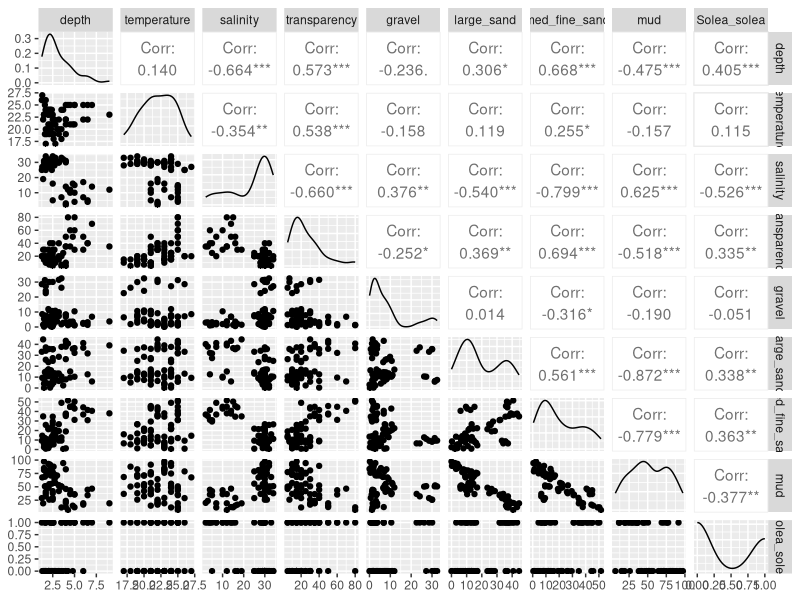
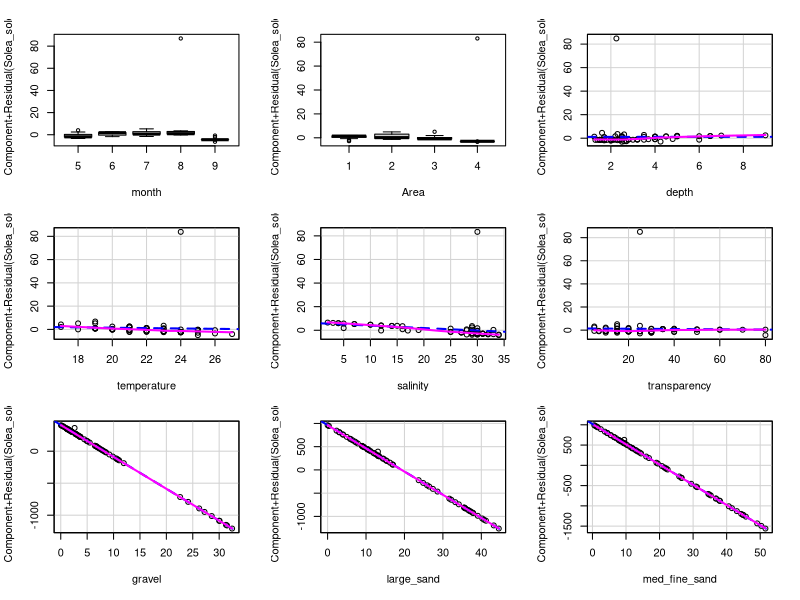
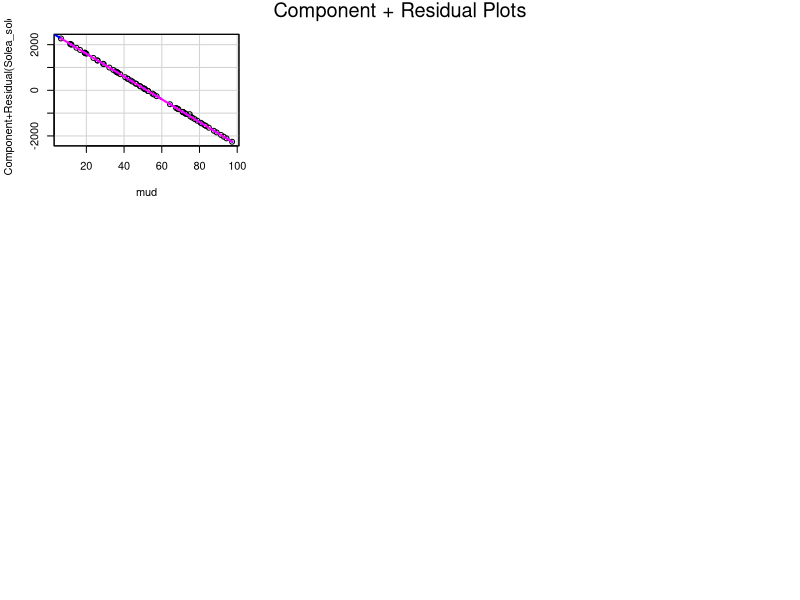
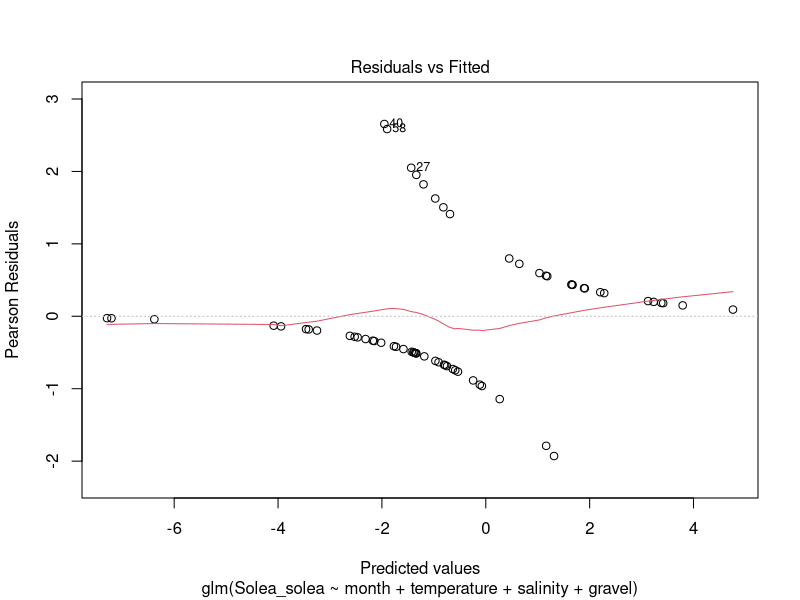
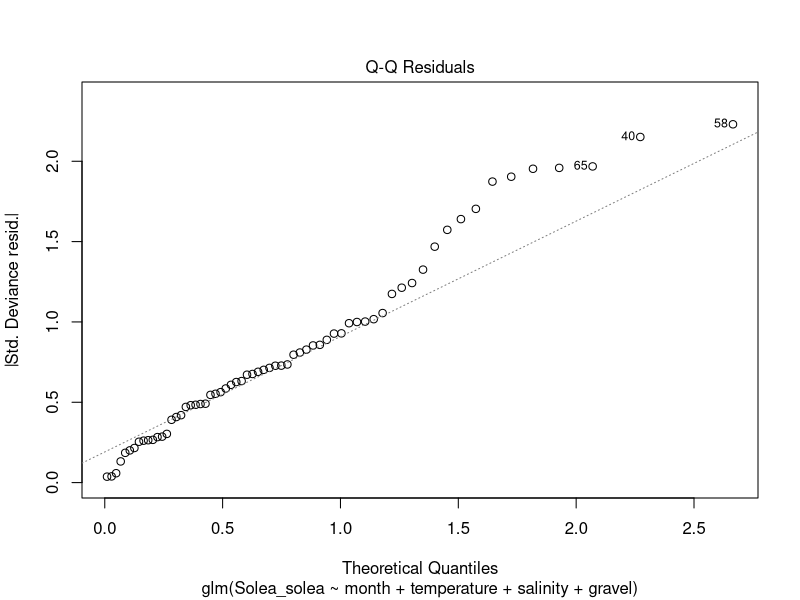
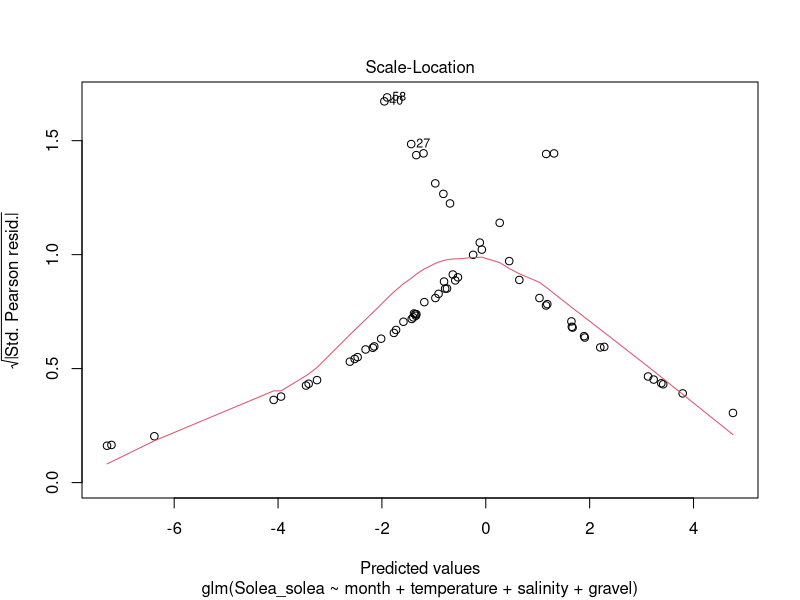
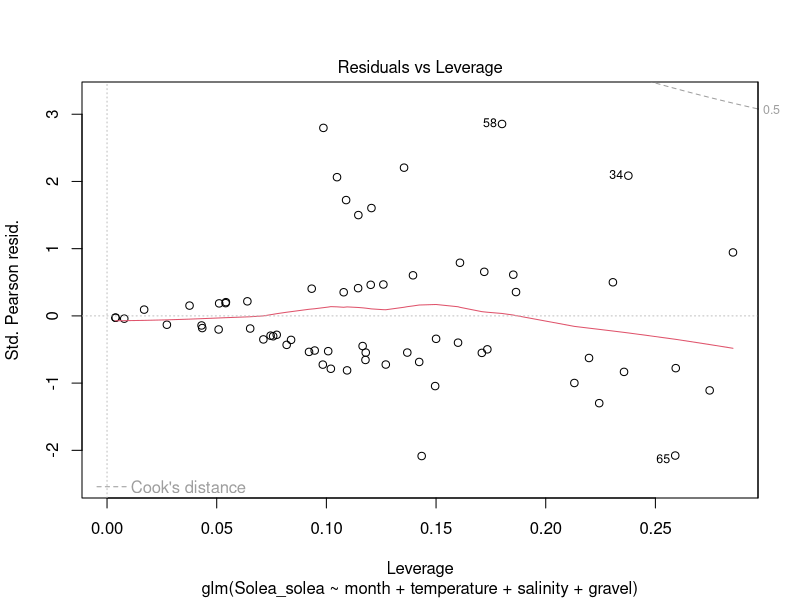
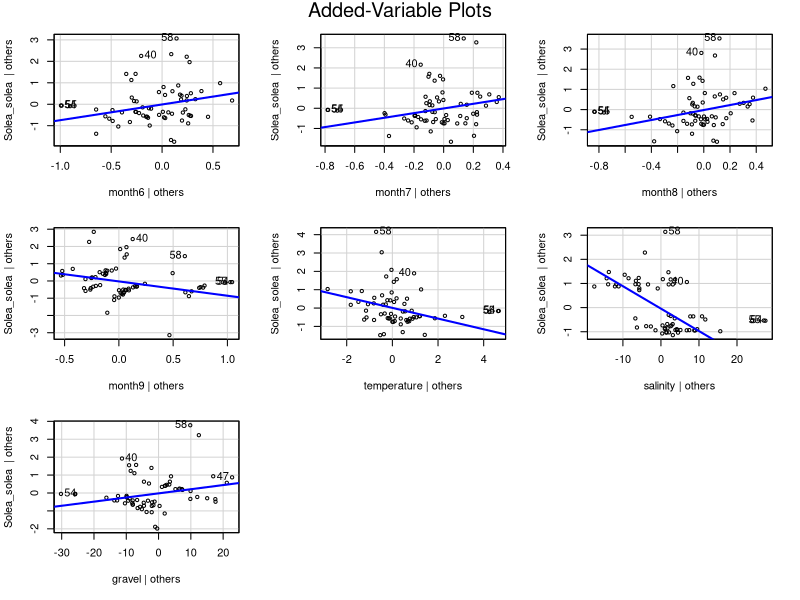

The R script that drew these images, in order:
## ---- chunk 1
solea <- read.table('Solea.txt', header=TRUE)
head(solea) # See what we've got.
# Turn the categorical variables into categorical variables
solea$month <- as.factor(solea$month)
solea$Area <- as.factor(solea$Area)
## ---- chunk 2
library(dplyr)
library(ggplot2)
library(GGally)

solea %>% select(depth, temperature, salinity, transparency, gravel, large_sand, med_fine_sand, mud, Solea_solea) %>% ggpairs()
## ---- chunk 3
mod <- glm(Solea_solea ~ . - Sample - season, data=solea,
           family=binomial(link='logit'))
summary(mod)

## ---- chunk 4
library(car)
crPlots(mod)
## ---- chunk 5
solea %>% select(gravel, large_sand, med_fine_sand, mud) %>% rowSums()
## ---- chunk 6
mod <- glm(Solea_solea ~ . - Sample - season - mud, data=solea,
           family=binomial(link='logit'))
summary(mod)
## ---- chunk 7
mod2 <- glm(Solea_solea ~ . - Sample - season - mud - large_sand - med_fine_sand, data=solea,
           family=binomial(link='logit'))
summary(mod2)
anova(mod2, mod, test="Chisq")
# Compare the coefficients
coef(mod2)
coef(mod)
## ---- chunk 8
mod3 <- glm(Solea_solea ~ . - Sample - season - mud - large_sand - med_fine_sand - Area, data=solea,
           family=binomial(link='logit'))
summary(mod3)
anova(mod3, mod2, test="Chisq")
# compare the coefficients:
coef(mod2)
coef(mod3)
## ---- chunk 9
anova(mod3, update(mod3, . ~ . -transparency - depth), test="Chisq")
mod4 <- update(mod3, . ~ . -transparency - depth)
## ---- chunk 10
coef(mod3)
coef(update(mod3, . ~ . - transparency))
coef(update(mod3, . ~ . - depth))
## ---- chunk 11
cbind(coef(mod4), LOR = confint(mod4)) # Log Odds ratio
exp(cbind(coef(mod4), OR = confint(mod4))) # Odds ratio
round(exp(cbind(coef(mod4), OR = confint(mod4)))[-c(1:5),], digits=2) # a little prettier
## ---- chunk 12
round(exp(cbind(coef(mod3), OR = confint(mod3)))[-c(1:5),], digits=2) # a little prettier
## ---- chunk 13
plot(mod4)
avPlots(mod4)
crPlots(mod4)
## ---- chunk 14
pred.data <- solea
pred.data$salinity=29
pred.data$temperature=22
pred.data$pred <- predict(mod4, pred.data, type='response')
ggplot(data=pred.data) + geom_point(aes(y=Solea_solea, x=gravel, color=month)) + geom_point(aes(y=pred, x=gravel, color=month))


